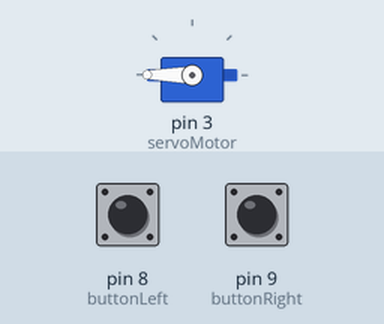
Simulated run of this sketch. Board: Arduino Uno, built with avr-gcc and run on an emulated ATmega328P. Parts: servo. The test bench sets the inputs (shaded band); at power-on: pin 8 (buttonLeft) HIGH, pin 9 (buttonRight) HIGH. What the sketch prints to the serial monitor is not drawn.

Above: at 1.2 s.
1.3 s: pin 8 (buttonLeft) pulled LOW for 1 s
At 2.5 s:
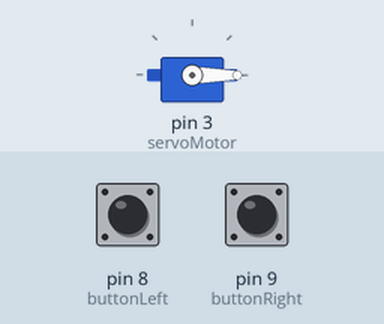
3.8 s: pin 9 (buttonRight) pulled LOW for 0.15 s
At 4.5 s:
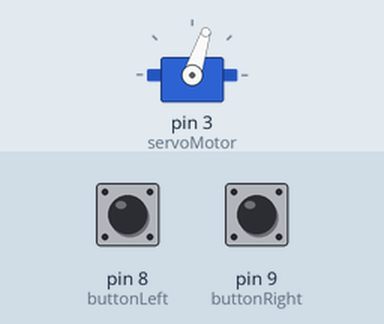
5.4 s: pin 9 (buttonRight) pulled LOW for 0.15 s
At 6.7 s:
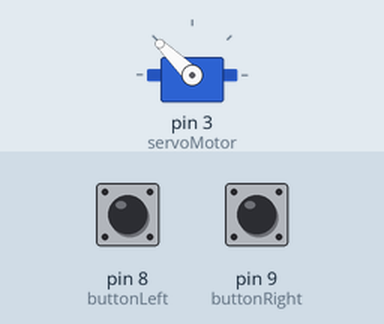
7.0 s: pin 8 (buttonLeft) pulled LOW for 0.15 s
At 8.1 s:
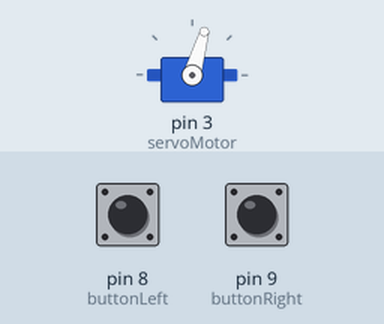
8.6 s: pin 8 (buttonLeft) pulled LOW for 3.2 s
At 9.3 s:
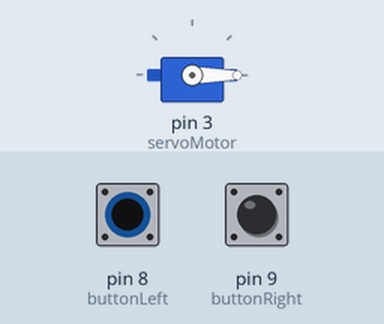
13.3 s: pin 9 (buttonRight) pulsed LOW 5 times (0.12 s each, 0.3 s apart)
At 13.56 s:
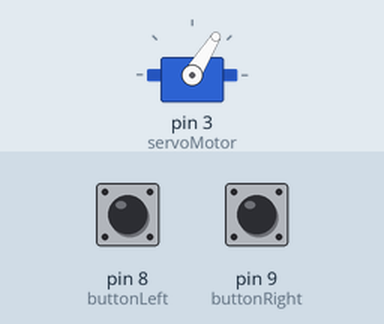
Timing chart, 0 to 16.3 s (numbered marks = the images above; inputs shaded):
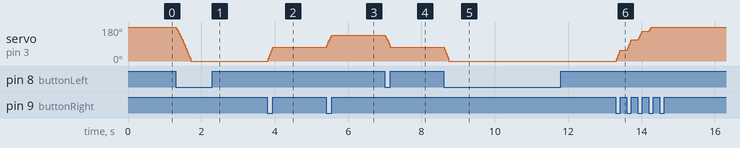

The sketch:

microServo.ino
```cpp
#include <Servo.h>

#define buttonRight 9
#define buttonLeft 8
Servo servoMotor;
double potenValor;
double valorMotor;
byte buttonRightState;
byte buttonLeftState;
int servoMotorValue = 180;

void setup() {
  pinMode(buttonRight, INPUT_PULLUP);
  pinMode(buttonLeft, INPUT_PULLUP);
  servoMotor.attach(3);
  servoMotor.write(180);
  Serial.begin(9600);


}

void loop() {
  servoMotor.write(servoMotorValue);
  Serial.println(servoMotorValue);
  buttonRightState = digitalRead(buttonRight);
  buttonLeftState = digitalRead(buttonLeft);
  if(buttonRightState == LOW) {
    //Serial.println("Direito!");
    if(servoMotorValue <= 180) {
      servoMotorValue += 2;
    }
  }else if (buttonLeftState == LOW) {
    //Serial.println("Esquerdo!");
    if(servoMotorValue >= 0) {
      servoMotorValue -= 2;
    }
  }
}
```

Measured:
- after the input at 1.3 s, servo on pin 3 (servoMotor): moves from 180° to 0° over 0.41 s, starting at once
- after the input at 3.8 s, servo on pin 3 (servoMotor): 0° → 72° at once
- after the input at 5.4 s, servo on pin 3 (servoMotor): 72° → 136° at once
- after the input at 7.0 s, servo on pin 3 (servoMotor): 136° → 74° at once
- after the input at 8.6 s, servo on pin 3 (servoMotor): 74° → 0° at once
- after the input at 13.3 s, servo on pin 3 (servoMotor): moves from 0° to 180° over 0.95 s, starting at once
